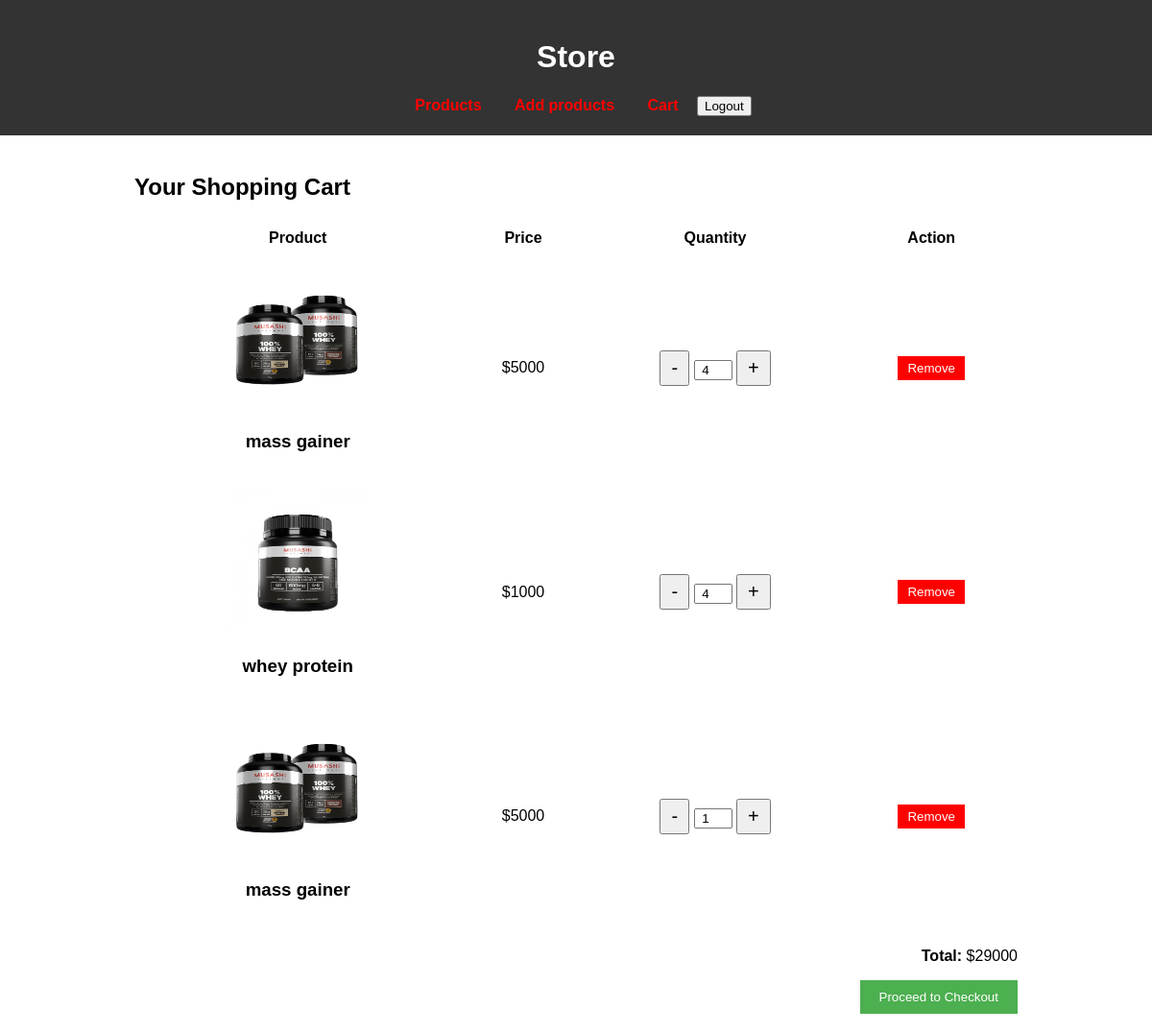
The app's page /cart/ (signed in) with its own data.
### cart/models.py (models this page shows, shortened)
class Cart(models.Model):
    user = models.ForeignKey(User, on_delete=models.CASCADE)
    product = models.ForeignKey(Product, on_delete=models.CASCADE, null=False)
    quantity = models.IntegerField(null=False,default=1)
    def total_price(self):
        return self.product.price * self.quantity

### products/models.py (models this page shows, shortened)
class Product(models.Model):
    title = models.CharField(max_length=100)
    price = models.IntegerField(default=0)
    image = models.ImageField(upload_to='images/')

### cart/views.py (the view)
# urls.py: path('', views.cart, name ='cart'),
@login_required
def cart(request):
    items = Cart.objects.filter(user=request.user)
    grand_total = sum(item.total_price() for item in items)
    context = {
        'items':items,
        'grand_total': grand_total,
    }
    return render(request, 'cart/cart.html',context=context)

### templates/cart/cart.html
{% extends 'base.html' %}
{% load static %}
{% block link %}
<link rel="stylesheet" href="{% static 'css/cart/cart.css' %}" />
{% endblock %}
{% block content %}
{% include 'components/header.html' %}
<section>
    <div class="cart-container">
        <h1>Your Shopping Cart</h1>
        <table class="cart-table">
            <thead>
                <tr>
                    <th>Product</th>
                    <th>Price</th>
                    <th>Quantity</th>
                    <th>Action</th>
                </tr>
            </thead>
            {% for item in items %}
            <tbody id="cart-items">
                <tr class="cart-item">
                    <td>
                        <img src="{{ item.product.image.url }}" alt="Product"  class="product-img">
                        <h3 class="product-name">{{ item.product.title }}</h3>
                    </td>
                    <td class="price">${{ item.product.price }}</td>
                    <td>
                        <a href="{% url 'cart:cart_decrement' item.id %}"><button class="decrement">-</button></a>
                        <input type="number" class="quantity" value="{{ item.quantity }}" min="1" readonly>
                        <a href="{% url 'cart:cart_increment' item.id %}"><button class="increment">+</button></a>
                    </td>
                    <td><a href="{% url 'cart:remove' item.id %}"><button class="remove-item" >Remove</button></a></td>
                </tr>
            </tbody>
            {% endfor %}
        </table>
        <div class="cart-summary">
            <p><strong>Total: </strong><span id="cart-total">${{ grand_total }}</span></p>
            <button class="checkout-btn">Proceed to Checkout</button>
        </div>
    </div>
</section>
{% endblock %}

### static/css/base.css (style rules this page uses)
* { box-sizing: border-box; font-family: Arial, sans-serif; }
body { margin: 0; padding: 0; background-color: #ffffff; }

### static/css/cart/cart.css (style rules this page uses)
section { min-height: 100vh; display: flex; justify-content: center; }
.cart-container { width: 80%; margin: 0 auto; padding: 20px; }
.cart-table { width: 100%; border-collapse: collapse; }
.cart-table th, .cart-table td { padding: 10px; text-align: center; }
.product-img { width: 150px; height: 150px; }
.cart-summary { margin-top: 20px; text-align: right; }
.checkout-btn { background-color: #4CAF50; color: white; padding: 10px 20px; border: none; cursor: pointer; }
.decrement, .increment { font-size: 20px; padding: 5px 10px; cursor: pointer; }
.quantity { width: 40px; text-align: center; }
.remove-item { background-color: red; color: white; padding: 5px 10px; border: none; cursor: pointer; }

### records on screen
Cart: product.image (picture), product "mass gainer", product.price "5000", quantity "4"
Cart: product.image (picture), product "whey protein", product.price "1000", quantity "4"
Cart: product.image (picture), product "mass gainer", product.price "5000", quantity "1"

### other values on screen
{{ grand_total }} "29000"
